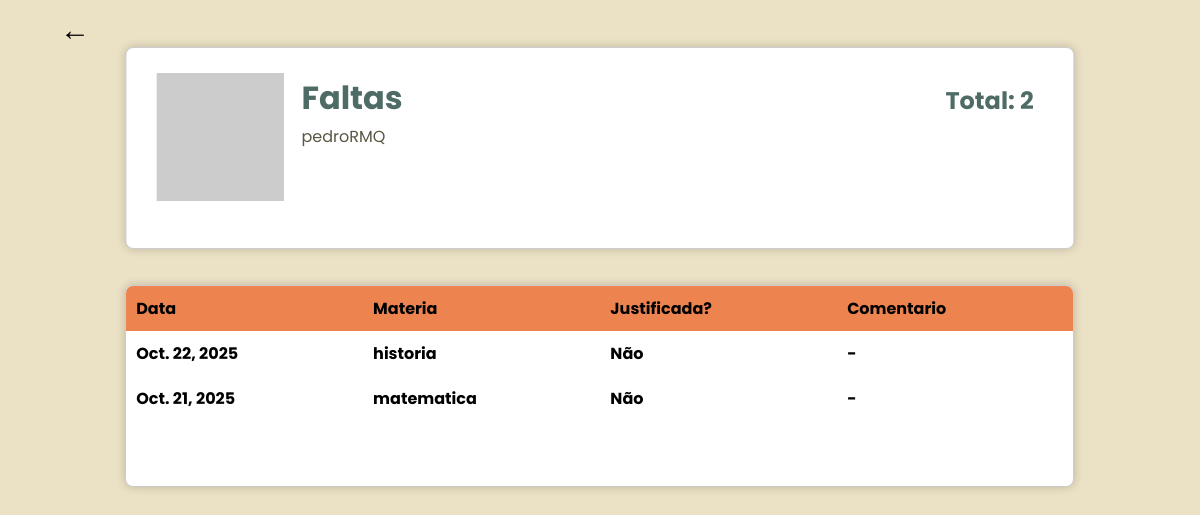
/absence/ (signed in), run on the app's committed database.
### student/models.py (models this page shows, shortened)
class Falta(models.Model):
    aluno = models.ForeignKey(Aluno, on_delete=models.CASCADE)
    materia = models.ForeignKey(Materia, on_delete=models.CASCADE)
    data = models.DateField()
    justificada = models.BooleanField(default=False)
    comentario = models.TextField(blank=True,default="-")

class Materia(models.Model):
    Dias_semana = (
        ('0','Domingo'),
        ('1','Segunda_feira'),
        ('2','Terça_feira'),
        ('3','Quarta_feira'),
        ('4','Quinta_feira'),
        ('5','Sexta_feira'),
        ('6','Sabado'),
    )
    nome = models.CharField(max_length=50)
    dias = MultiSelectField(choices=Dias_semana,blank=True, default=list)

### student/views.py (the view)
# urls.py: path('absence/', studentViews.absence_page, name="absence"),
def absence_page(request):
    if not request.user.is_authenticated:
        return redirect('login')
    faltas = Falta.objects.filter(aluno__user=request.user).order_by('-data')
    total = faltas.count()
    return render(request, 'student/absence.html',{'faltas': faltas, 'total': total})

### student/templates/student/absence.html (shortened to what this page needs)
<!DOCTYPE html>
<html lang="en">
    {% load static %}
<head>
    <link rel="stylesheet" href="{% static 'css/style.css' %}">
</head>
<body>
    <a id="return" class = 'links' href="{% url 'home' %}">&larr;</a>
    <div class="user_data">
        <img src="https://placehold.co/128x128" alt="Foto do usuario">
        <h1>Faltas</h1>
        <h2>Total: {{ total }}</h2>
        <p>{{ request.user.username }}</p>
    </div>
        <div class="user_info">
            <table>
                <thead>
                    <tr>
                        <th>Data</th>
                        <th>Materia</th>
                        <th>Justificada?</th>
                        <th>Comentario</th>
                    </tr>
                </thead>
                <tbody>
                    {% for falta in faltas %}
                    <tr>
                        <th>{{ falta.data }}</th>
                        <th>{{ falta.materia.nome }}</th>
                        <th>{% if falta.justificada %}sim{% else %}Não{% endif %}</th>
                        <th>{{ falta.comentario }}</th>
                    </tr>
                    {% endfor %}
                </tbody>
            </table>
    </div>
</body>
</html>

### student/static/css/style.css (style rules this page uses)
body { background-color: #ebe1c5; }
p { color: #595643; font-family: "Poppins", sans-serif; }
table { border-collapse: collapse; width: 100%; text-align: left; }
#return { position: fixed; left: 0; top: 1vh; font-size: 30px; transition: 0.3s; }
.links { position: absolute; color: black; font-family: "Poppins", sans-serif; text-shadow: none; text-decoration: none; text-align: center; user-select: none; width: 150px; }
.user_data { position: relative; right: -50%; top: 140px; width: 80%; height: 200px; background-color: #fff; border: 1px solid #ccc; box-shadow: 0 0 10px rgba(0, 0, 0, 0.2); border-radius: 8px; transform: translate(-50%, -50%); }
.user_data img { position: absolute; left: 30px; top: 25px; }
.user_data h1 { position: absolute; left: 175px; top: 5px; font-family: "Poppins", sans-serif; color: #4e6b66; }
.user_data h2 { position: absolute; right: 40px; top: 15px; font-family: "Poppins", sans-serif; color: #4e6b66; }
.user_data p { position: absolute; left: 175px; top: 60px; }
.user_info { position: relative; right: -9.9%; bottom: -75px; width: 80%; height: auto; min-height: 200px; overflow-y: auto; background-color: #fff; border: 1px solid #ccc; box-shadow: 0 0 10px rgba(0, 0, 0, 0.2); border-radius: 8px; user-select: none; }
.user_info th { padding: 10px; font-family: "Poppins", sans-serif; white-space: nowrap; width: 250px; }
.user_info thead { background-color: #ed834e; }

### data on the page
Falta: data "Oct. 22, 2025", materia.nome "historia", justificada "Não", comentario "-"
Falta: data "Oct. 21, 2025", materia.nome "matematica", justificada "Não", comentario "-"

### other printed values
{{ total }} "2"
{{ request.user.username }} "pedroRMQ"
